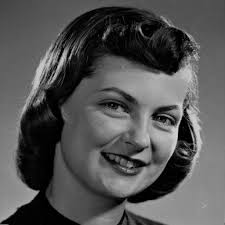
#> input picture image2.jpeg, 225 x 225 px, found by its file name
$ python 'Edge Detections.py'
#> lines starting #> are read from the running program, lines starting #| are printed output that depends on the picture
import cv2
import numpy as np

def apply_filter(image, kernel):
    k = len(kernel) // 2
    padded = np.pad(image, pad_width=k, mode='constant', constant_values=0)
    result = np.zeros_like(image, dtype=float)

    for i in range(image.shape[0]):
        for j in range(image.shape[1]):
            region = padded[i:i+2*k+1, j:j+2*k+1]
            result[i, j] = np.sum(region * kernel)
    return result

img = cv2.imread('image2.jpeg', 0).astype(float)
#> img: shape (225, 225) float64; min 0, max 220, mean 83.7

# Sobel kernels
sobel_x = np.array([[1, 0, -1], [2, 0, -2], [1, 0, -1]])
sobel_y = np.array([[1, 2, 1], [0, 0, 0], [-1, -2, -1]])

# Prewitt kernels
prewitt_x = np.array([[1, 0, -1], [1, 0, -1], [1, 0, -1]])
prewitt_y = np.array([[1, 1, 1], [0, 0, 0], [-1, -1, -1]])

# Laplacian kernel
laplacian_kernel = np.array([[0, 1, 0], [1, -4, 1], [0, 1, 0]])

# Apply filters manually
sobel_x_res = apply_filter(img, sobel_x)
#> after the loop in apply_filter, `for i in range(image.shape[0]):`:
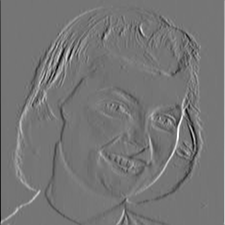
#> result: shape (225, 225) float64; min -729, max 849, mean 0; drawn with min black and max white
sobel_y_res = apply_filter(img, sobel_y)
#> after the loop in apply_filter (call 2), `for i in range(image.shape[0]):`:
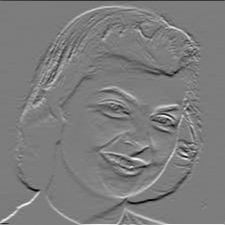
#> result: shape (225, 225) float64; min -587, max 608, mean 0.2; drawn with min black and max white
sobel = np.sqrt(sobel_x_res**2 + sobel_y_res**2)
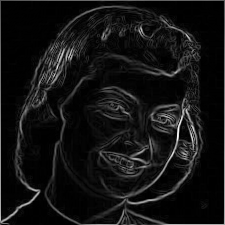
#> sobel: shape (225, 225) float64; min 0, max 850.8, mean 65.1; drawn with min black and max white

prewitt_x_res = apply_filter(img, prewitt_x)
prewitt_y_res = apply_filter(img, prewitt_y)
prewitt = np.sqrt(prewitt_x_res**2 + prewitt_y_res**2)

laplacian = np.abs(apply_filter(img, laplacian_kernel))
#> after the loop in apply_filter (call 5), `for i in range(image.shape[0]):`:
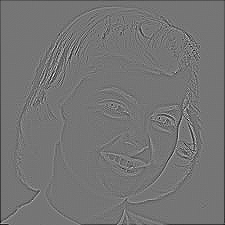
#> result: shape (225, 225) float64; min -280, max 326, mean -1.7; drawn with min black and max white

cv2.imshow("Sobel", sobel.astype(np.uint8))
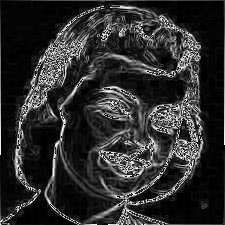
#> window 'Sobel': shape (225, 225); min 0, max 255, mean 45.7
cv2.imshow("Prewitt", prewitt.astype(np.uint8))
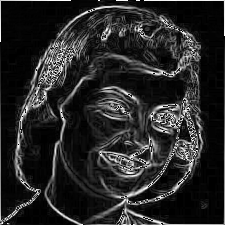
#> window 'Prewitt': shape (225, 225); min 0, max 255, mean 39.5
cv2.imshow("Laplacian", laplacian.astype(np.uint8))
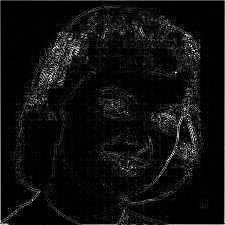
#> window 'Laplacian': shape (225, 225); min 0, max 253, mean 14.8
cv2.waitKey(0)
cv2.destroyAllWindows()
